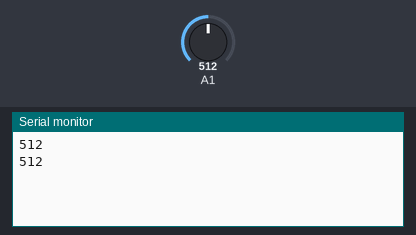
Simulated run of this sketch. Board: Arduino Uno, built with avr-gcc and run on an emulated ATmega328P. On the bench: the last lines printed to the serial monitor. Inputs (shaded band) come from the test bench; at power-on: A1 = 512.

Above: at 1.8 s.
1.9 s: A1 set to 716
At 2.8 s:
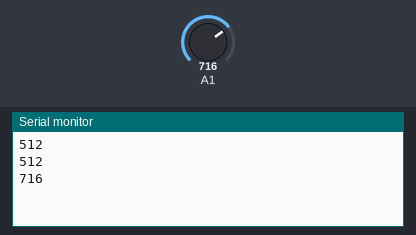
3.4 s: A1 set to 900
At 4.7 s:
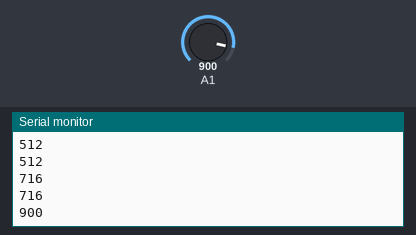
Timing chart, 0 to 6.4 s (numbered marks = the images above; inputs shaded):
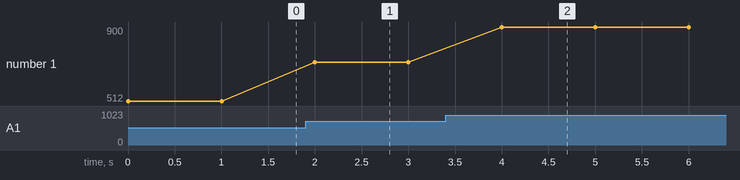

The sketch:

potentiometer.ino
```cpp
void setup() {
  // put your setup code here, to run once:
  Serial.begin(9600);
}

void loop() {
  // put your main code here, to run repeatedly:
  int sensorValue = analogRead(A1);
  Serial.println(sensorValue);
  delay(1000);
}
```

Measured:
- after the input at 1.9 s, the serial monitor: prints a new line after 0.10 s (image 1)
- after the input at 3.4 s, the serial monitor: prints a new line after 0.60 s (image 2)
- plotted number 1: 512 → 716 after the input at 1.9 s, 716 → 900 after the input at 3.4 s
